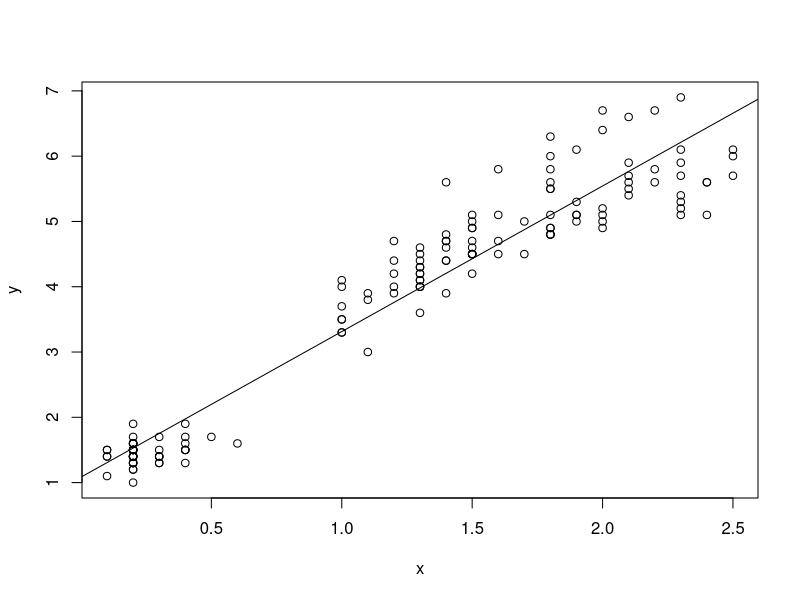

R code for this plot:
## ---- chunk 1
knitr::opts_chunk$set(echo = TRUE)
## ---- chunk 2
#outcome
y <- iris$Petal.Length

#predictor
x <- iris$Petal.Width
## ---- chunk 3
(b1_est <- sum((y - mean(y))*(x - mean(x))) / sum((x - mean(x))^2))
## ---- chunk 4
(b0_est <- mean(y) - (b1_est * mean(x)))
## ---- chunk 5
mod_test <- lm(y ~ x)
summary(mod_test)
## ---- chunk 6
(SSE <- sum((y - predict(mod_test))^2))
## ---- chunk 7
anova(mod_test)
## ---- chunk 8
(n <- length(y))
(MSE <- SSE/(n - 2))
## ---- chunk 9
anova(mod_test)
## ---- chunk 10
(RMSE <- sqrt(MSE))
## ---- chunk 11
(se_b1 <- RMSE/sqrt(sum((x - mean(x))^2)))
## ---- chunk 12
summary(mod_test)
## ---- chunk 13
(se_b0 <- RMSE*sqrt((1/n) + ((mean(x)^2)/sum((x - mean(x))^2))))
## ---- chunk 14
summary(mod_test)
## ---- chunk 15
(tb1 <- b1_est/se_b1)
(tb0 <- b0_est/se_b0)
## ---- chunk 16
summary(mod_test)
## ---- chunk 17
(pb1 <- 2 * pt(abs(tb1), df = (n - 2), lower.tail = FALSE))
(pb0 <- 2 * pt(abs(tb0), df = (n - 2), lower.tail = FALSE))
## ---- chunk 18
#comparing the intercept p-values
identical(round(pb0, digits = 40), round(summary(mod_test)$coefficients[1,4], 40))

#comparing the slope p-values
identical(round(pb1, digits = 90), round(summary(mod_test)$coefficients[2,4], 90))
## ---- chunk 19
cor(x,y)^2
## ---- chunk 20
summary(mod_test)
## ---- chunk 21
simple_ols <- function(x, y, plot = FALSE){
  #since this is linear regression, the outcome has to be numeric
  if(!is.numeric(y)){
    stop("y must be numeric")
  }
  #the predictor should be numeric; if it is categorical, it should be converted to a dummy variable
  if(!is.numeric(x)){
    stop("x must be numeric or a dummy coded categorical variable")
  }
  #the variables should be the same length
  if(length(x) != length(y)){
    stop("variable lengths differ: both variables should have the same length")
  }
  
  #calculating the slope (b1)
  b1_est <- round(sum((y - mean(y))*(x - mean(x))) / sum((x - mean(x))^2), digits = 5)
  #calculating the intercept (b0)
  b0_est <- round(mean(y) - (b1_est * mean(x)), digits = 5)
  
  #calculating the predicted values using the regression equation
  pred_values <- numeric()
  for(i in 1:length(y)){
    pred_values[i] <- round(b0_est + b1_est*x[i], digits = 6)
  }
  
  #calculating the SSE
  SSE <- round(sum((y - pred_values)^2), digits = 2)
  #calculating the MSE
  MSE <- round(SSE/(n - 2), digits = 2)
  #calculating the RMSE 
  RMSE <- round(sqrt(MSE), digits = 2)
  
  #calculating the SE of the slope (b1)
  se_b1 <- round(RMSE/sqrt(sum((x - mean(x))^2)), digits = 5)
  #calculating the SE of the intercept (b0)
  se_b0 <- round(RMSE*sqrt((1/n) + ((mean(x)^2)/sum((x - mean(x))^2))), digits = 5)
  
  #calculating the t value for the slope
  tb1 <- round(b1_est/se_b1, digits = 2)
  #calculating the t value for the intercept 
  tb0 <- round(b0_est/se_b0, digits = 2)
  
  #calculating the p value for the slope
  pb1 <- 2 * pt(abs(tb1), df = (n - 2), lower.tail = FALSE)
  #calculating the p value for the intercept
  pb0 <- 2 * pt(abs(tb0), df = (n - 2), lower.tail = FALSE)
  #since some p values may be really small, will do some control for b1
  if(pb1 <= 0.001){
    pb1 <- "<0.001"
  } 
  #since some p values may be really small, will do some control for b0
  if(pb0 <= 0.001){
    pb0 <- "<0.001"
  }
  
  #calculating r2
  r2 <- round(cor(x,y)^2, digits = 4)
  
  #plotting if argument is set to true
  if(plot == TRUE){
    plot(x = x, y = y)
    abline(lm(y ~ x))
  }
  
  #making vector to store the output for b1
  b1_out <- data.frame("Estimate" = b1_est, "SE" = se_b1, "T-value" = tb1, "P-value" = pb1)
  #making vector to store the output for b1
  b0_out <- data.frame("Estimate" = b0_est, "SE" = se_b0, "T-value" = tb0, "P-value" = pb0)
  
  return(list("output" = rbind("b0" = b0_out, "b1" = b1_out), "r2" = r2))
}
## ---- chunk 22
simple_ols(x = x, y = y, plot = T)
## ---- chunk 23
#outcome
y <- iris$Petal.Length

#predictor 1
x1 <- iris$Petal.Width
#predictor 1
x2 <- iris$Sepal.Width
#predictor 1
x3 <- iris$Sepal.Length
## ---- chunk 24
mod_test_2 <- lm(y ~ x1 + x2 + x3)
summary(mod_test_2)
## ---- chunk 25
head(X <- as.matrix(cbind(rep(1, 150), x1, x2, x3)))
## ---- chunk 26
(beta_estimates <- solve(t(X) %*% X) %*% t(X) %*% y)
## ---- chunk 27
#cleaning up our matrix
beta_estimates <- as.vector(beta_estimates)
names(beta_estimates) <- c("b0", "b1", "b2", "b3")

#cleaning up the lm matrix
lm_estimates <- as.vector(coef(mod_test_2))
names(lm_estimates) <- c("b0", "b1", "b2", "b3")

#displaying the values
rbind(beta_estimates, lm_estimates)
## ---- chunk 28
#calculating sse
(SSE <- sum((y - predict(mod_test_2))^2))

#comparing with anova() function
anova(mod_test_2)
## ---- chunk 29
#setting n
(n <- length(y))

#calculating mse
(MSE <- SSE/(n - 2))

#comparing with anova() function
anova(mod_test_2)
## ---- chunk 30
(RMSE <- sqrt(MSE))
## ---- chunk 31
(beta_se <- sqrt(diag(MSE * solve(t(X) %*% X))))
## ---- chunk 32
#cleaning up our vector
beta_se <- as.vector(beta_se)
names(beta_se) <- c("b0", "b1", "b2", "b3")

#cleaning up the lm output
lm_se <- as.vector(summary(mod_test_2)$coefficients[, 2]) #this will give us the standard errors associated with the coefficients 
names(lm_se) <- c("b0", "b1", "b2", "b3")

#displaying the values
rbind(beta_se, lm_se)
## ---- chunk 33
#b0
(tb0 <- beta_estimates[1] / beta_se[1])
#b1
(tb1 <- beta_estimates[2] / beta_se[2])
#b2
(tb2 <- beta_estimates[3] / beta_se[3])
#b2
(tb3 <- beta_estimates[4] / beta_se[4])
## ---- chunk 34
#cleaning up our vector
beta_t <- c(tb0, tb1, tb2, tb3)
names(beta_t) <- c("b0", "b1", "b2", "b3")

#cleaning up the lm output
lm_t <- as.vector(summary(mod_test_2)$coefficients[, 3]) #this will give us the t values associated with the coefficients 
names(lm_t) <- c("b0", "b1", "b2", "b3")

#displaying the values
rbind(beta_t, lm_t)
## ---- chunk 35
#b0
(pb0 <- 2 * pt(abs(tb0), df = (n - 2), lower.tail = FALSE))
#b1
(pb1 <- 2 * pt(abs(tb1), df = (n - 2), lower.tail = FALSE))
#b2
(pb2 <- 2 * pt(abs(tb2), df = (n - 2), lower.tail = FALSE))
#b3
(pb3 <- 2 * pt(abs(tb3), df = (n - 2), lower.tail = FALSE))
## ---- chunk 36
#cleaning up our vector
beta_p <- c(pb0, pb1, pb2, pb3)
names(beta_p) <- c("b0", "b1", "b2", "b3")

#cleaning up the lm output
lm_p <- as.vector(summary(mod_test_2)$coefficients[, 4]) #this will give us the p values associated with the coefficients 
names(lm_p) <- c("b0", "b1", "b2", "b3")

#displaying the values
rbind(beta_p, lm_p)
## ---- chunk 37
(SST <- sum((y - mean(y))^2))
## ---- chunk 38
(R2 <- 1 - (SSE/SST))
## ---- chunk 39
summary(mod_test_2)
## ---- chunk 40
multiple_ols <- function(y, x1, x2, x3){
    #since this is linear regression, the outcome has to be numeric
  if(!is.numeric(y)){
    stop("y must be numeric")
  }
  #the predictors should be numeric; if it is categorical, it should be converted to a dummy variable
  pred_list <- list(x1, x2, x3)
  for(i in 1:length(pred_list)){
    if(!is.numeric(pred_list[[i]])){
      stop("predictors must be numeric or a dummy coded categorical variables")
    }
  }
  #the variables should be the same length
  pred_list <- list(x1, x2, x3)
  for(i in 1:length(pred_list)){
    if(length(pred_list[[i]]) != length(y)){
      stop("variable lengths differ: all variables should have the same length")
    }
  }
  
  #now, to calculate the estimates for the intercept and slopes - first we will make a matrix containing the necessary information
  X <- as.matrix(cbind(rep(1, 150), x1, x2, x3))
  #then, we will make the calculations using linear algebra
  beta_estimates <- solve(t(X) %*% X) %*% t(X) %*% y
  #finally, we will clean up the estimates to use in the output
  beta_estimates <- as.vector(beta_estimates)
  names(beta_estimates) <- c("b0", "b1", "b2", "b3")
  
  #calculating the predicted values using the regression equation
  pred_values <- numeric()
  for(i in 1:length(y)){
    pred_values[i] <- round(beta_estimates[1] + beta_estimates[2]*x1[i] + beta_estimates[3]*x2[i] +   beta_estimates[4]*x3[i], digits = 6)
  }
  
  #now we need to calculate the SSE for later use
  SSE <- round(sum((y - pred_values)^2), digits = 4)
  #now calculating the MSE for later use
  MSE <- round(SSE/(n - 2), digits = 4)
  #and calculating the SST for later use 
  SST <- round(sum((y - mean(y))^2), digits = 4)
  
  #now calculating the standard errors 
  beta_se <- sqrt(diag(MSE * solve(t(X) %*% X)))
  #cleaning up our vector
  beta_se <- as.vector(beta_se)
  names(beta_se) <- c("b0", "b1", "b2", "b3")
  
  #now calculating t values for our estimates
  beta_t <- beta_estimates/beta_se
  #cleaning up our vector
  names(beta_t) <- c("b0", "b1", "b2", "b3")
  
  #now calculating the p values for our estimates
  pb0 <- 2 * pt(abs(tb0), df = (n - 2), lower.tail = FALSE)
  pb1 <- 2 * pt(abs(tb1), df = (n - 2), lower.tail = FALSE)
  pb2 <- 2 * pt(abs(tb2), df = (n - 2), lower.tail = FALSE)
  pb3 <- 2 * pt(abs(tb3), df = (n - 2), lower.tail = FALSE)
  #cleaning up our vector
  beta_p <- c(pb0, pb1, pb2, pb3)
  names(beta_p) <- c("b0", "b1", "b2", "b3")
  #since some p values may be really small, will do some control for the estimates
  for(i in 1:length(beta_p)){
  if(beta_p[i] < 0.001){
    beta_p[i] <- 0.001
    }
  }
  
  #calculating R2
  R2 <- 1 - (SSE/SST)
  
  #binding all of the elements together
  out <- round(cbind(beta_estimates, beta_se, beta_t, beta_p), digits = 4)
  
  #printing the output
  return(out)
}
## ---- chunk 41
multiple_ols(y = y, x1 = x1, x2 = x2, x3 = x3)
## ---- chunk 42
sessionInfo()
